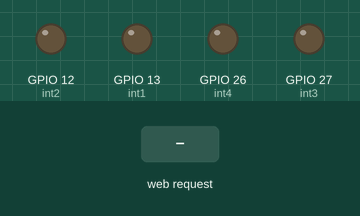
The program below on a simulated ESP32. On the bench: output pins drawn as LEDs (lit = HIGH). Inputs (shaded band) come from the test bench. WiFi joins after 1.5 s; servers stay silent unless stated; storage starts empty; what the program prints to the serial monitor is not drawn.

Above: at 3.2 s.
3.3 s: HTTP request GET /int1/on received
At 4.1 s:
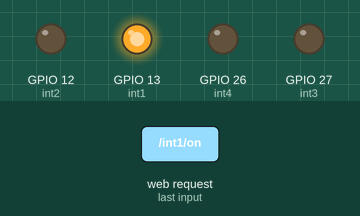
4.8 s: HTTP request GET /int2/on received
At 5.3 s:
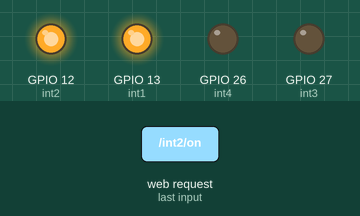
6.3 s: HTTP request GET /int1/off received
At 7.5 s:
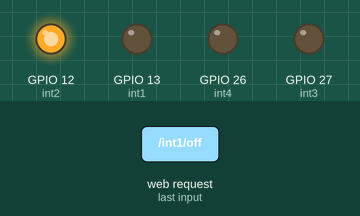
7.8 s: HTTP request GET /int3/on received
At 8.8 s:
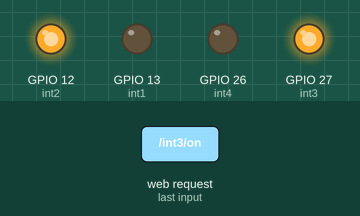
9.3 s: HTTP request GET /int2/off received
At 9.9 s:
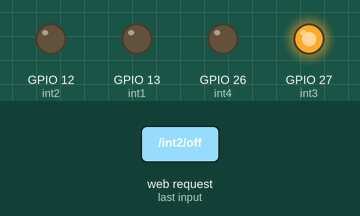
10.8 s: HTTP request GET /int4/on received
At 12.2 s:
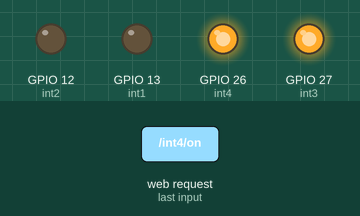
Timing chart, 0 to 13.3 s (numbered marks = the images above; inputs shaded):
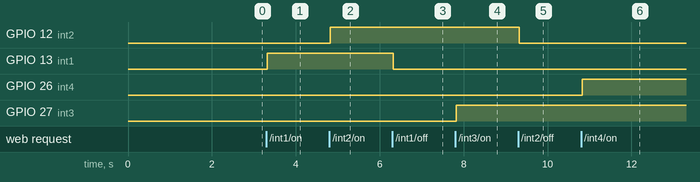

Measured:
- after the input at 3.3 s, GPIO 13 (int1): LOW → HIGH at once
- after the input at 4.8 s, GPIO 12 (int2): LOW → HIGH at once
- after the input at 6.3 s, GPIO 13 (int1): HIGH → LOW at once
- after the input at 7.8 s, GPIO 27 (int3): LOW → HIGH at once
- after the input at 9.3 s, GPIO 12 (int2): HIGH → LOW at once
- after the input at 10.8 s, GPIO 26 (int4): LOW → HIGH at once

The program:

main.cpp
```cpp
#include <WiFi.h>
#include <ESPAsyncWebServer.h>
#include <AsyncTCP.h>
#include <SPIFFS.h>

const char* ssid = "Teste";
const char* password = "teste123";

const int int1 = 13;
const int int2 = 12;
const int int3 = 27;
const int int4 = 26;

AsyncWebServer server(80);

void setup() {
    Serial.begin(115200);
    // Monta o sistema de arquivos SPIFFS
    if (!SPIFFS.begin(true)) {
        Serial.println("Erro ao montar o SPIFFS");
        return;
    }

    // Inicializa os pinos dos LEDs
    pinMode(int1, OUTPUT);
    pinMode(int2, OUTPUT);
    pinMode(int3, OUTPUT);
    pinMode(int4, OUTPUT);


    digitalWrite(int1, LOW);
    digitalWrite(int2, LOW);
    digitalWrite(int3, LOW);
    digitalWrite(int4, LOW);

    // Conecta ao WiFi
    WiFi.begin(ssid, password);
    while (WiFi.status() != WL_CONNECTED) {
        delay(1000);
        Serial.println("Conectando ao WiFi...");
    }
    Serial.println("Conectado ao WiFi!");
    Serial.print("Endereço IP: ");
    Serial.println(WiFi.localIP());

    // Define as rotas do servidor
    server.on("/", HTTP_GET, [](AsyncWebServerRequest *request) {
        request->send(SPIFFS, "/index.html", "text/html");
    });

    //Acionamentos int1
    server.on("/int1/on", HTTP_GET, [](AsyncWebServerRequest *request) {
        digitalWrite(int1, HIGH);
        request->send(200, "text/plain", "int 1 ligado");
    });

    server.on("/int1/off", HTTP_GET, [](AsyncWebServerRequest *request) {
        digitalWrite(int1, LOW);
        request->send(200, "text/plain", "int1 desligado");
    });


    //Acionamentos int2
    server.on("/int2/on", HTTP_GET, [](AsyncWebServerRequest *request) {
        digitalWrite(int2, HIGH);
        request->send(200, "text/plain", "int2 ligado");
    });

    server.on("/int2/off", HTTP_GET, [](AsyncWebServerRequest *request) {
        digitalWrite(int2, LOW);
        request->send(200, "text/plain", "int2 desligado");
    });


    //Acionamentos int3
    server.on("/int3/on", HTTP_GET, [](AsyncWebServerRequest *request) {
        digitalWrite(int3, HIGH);
        request->send(200, "text/plain", "int3 ligado");
    });

    server.on("/int3/off", HTTP_GET, [](AsyncWebServerRequest *request) {
        digitalWrite(int3, LOW);
        request->send(200, "text/plain", "int3 desligado");
    });

    //Acionamentos int4
    server.on("/int4/on", HTTP_GET, [](AsyncWebServerRequest *request) {
        digitalWrite(int4, HIGH);
        request->send(200, "text/plain", "int4 ligado");
    });

    server.on("/int4/off", HTTP_GET, [](AsyncWebServerRequest *request) {
        digitalWrite(int4, LOW);
        request->send(200, "text/plain", "int4 desligado");
    });

    // Inicia o servidor
    server.begin();
}

void loop() {
    // O loop pode permanecer vazio, pois o servidor é assíncrono
}
```
